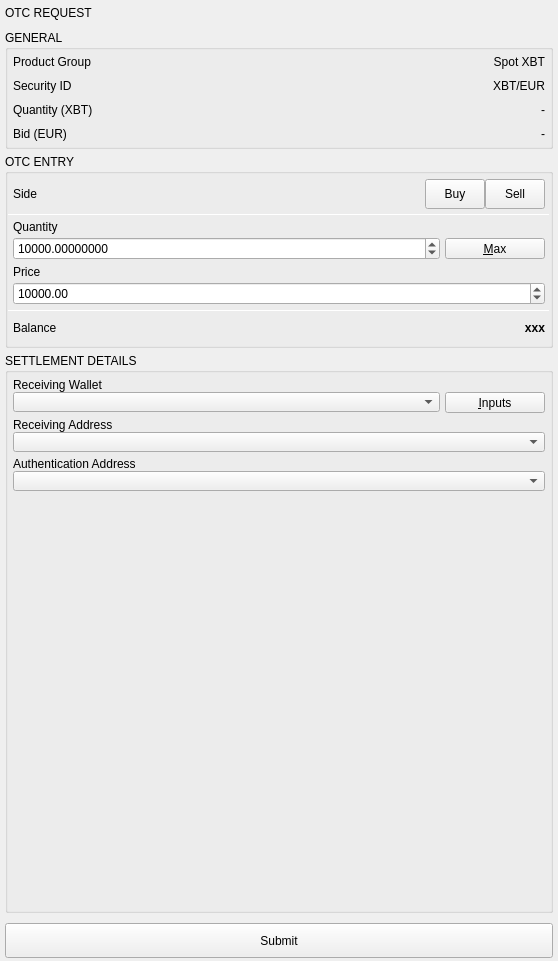
<?xml version="1.0" encoding="UTF-8"?>
<ui version="4.0">
 <class>OTCNegotiationRequestWidget</class>
 <widget class="QWidget" name="OTCNegotiationRequestWidget">
  <property name="geometry">
   <rect>
    <x>0</x>
    <y>0</y>
    <width>558</width>
    <height>961</height>
   </rect>
  </property>
  <property name="windowTitle">
   <string>Form</string>
  </property>
  <layout class="QVBoxLayout" name="verticalLayout_7">
   <property name="spacing">
    <number>5</number>
   </property>
   <property name="leftMargin">
    <number>0</number>
   </property>
   <property name="topMargin">
    <number>0</number>
   </property>
   <property name="rightMargin">
    <number>0</number>
   </property>
   <property name="bottomMargin">
    <number>0</number>
   </property>
   <item>
    <widget class="QWidget" name="headerWidget" native="true">
     <property name="minimumSize">
      <size>
       <width>0</width>
       <height>25</height>
      </size>
     </property>
     <property name="headerPanel" stdset="0">
      <bool>true</bool>
     </property>
     <layout class="QVBoxLayout" name="verticalLayout">
      <property name="spacing">
       <number>5</number>
      </property>
      <property name="leftMargin">
       <number>5</number>
      </property>
      <property name="topMargin">
       <number>0</number>
      </property>
      <property name="rightMargin">
       <number>0</number>
      </property>
      <property name="bottomMargin">
       <number>0</number>
      </property>
      <item>
       <widget class="QLabel" name="headerLabel">
        <property name="text">
         <string>OTC REQUEST</string>
        </property>
        <property name="headerLabel" stdset="0">
         <bool>true</bool>
        </property>
       </widget>
      </item>
     </layout>
    </widget>
   </item>
   <item>
    <layout class="QVBoxLayout" name="contentLayout">
     <property name="spacing">
      <number>5</number>
     </property>
     <property name="leftMargin">
      <number>5</number>
     </property>
     <property name="topMargin">
      <number>0</number>
     </property>
     <property name="rightMargin">
      <number>5</number>
     </property>
     <property name="bottomMargin">
      <number>0</number>
     </property>
     <item>
      <widget class="QGroupBox" name="groupBoxGeneral">
       <property name="title">
        <string>GENERAL</string>
       </property>
       <property name="wellGroupBoxWithButtonBar" stdset="0">
        <bool>true</bool>
       </property>
       <layout class="QVBoxLayout" name="verticalLayout_2">
        <property name="spacing">
         <number>10</number>
        </property>
        <property name="leftMargin">
         <number>5</number>
        </property>
        <property name="topMargin">
         <number>5</number>
        </property>
        <property name="rightMargin">
         <number>5</number>
        </property>
        <property name="bottomMargin">
         <number>5</number>
        </property>
        <item>
         <layout class="QHBoxLayout" name="horizontalLayout_2">
          <property name="spacing">
           <number>5</number>
          </property>
          <property name="leftMargin">
           <number>0</number>
          </property>
          <property name="rightMargin">
           <number>0</number>
          </property>
          <property name="bottomMargin">
           <number>0</number>
          </property>
          <item>
           <widget class="QLabel" name="productName">
            <property name="text">
             <string>Product Group</string>
            </property>
           </widget>
          </item>
          <item>
           <widget class="QLabel" name="productValue">
            <property name="text">
             <string>Spot XBT</string>
            </property>
            <property name="alignment">
             <set>Qt::AlignRight|Qt::AlignTrailing|Qt::AlignVCenter</set>
            </property>
            <property name="whiteLabel" stdset="0">
             <bool>true</bool>
            </property>
           </widget>
          </item>
         </layout>
        </item>
        <item>
         <layout class="QHBoxLayout" name="horizontalLayout_3">
          <property name="spacing">
           <number>5</number>
          </property>
          <property name="leftMargin">
           <number>0</number>
          </property>
          <property name="rightMargin">
           <number>0</number>
          </property>
          <item>
           <widget class="QLabel" name="securityLabel">
            <property name="text">
             <string>Security ID</string>
            </property>
           </widget>
          </item>
          <item>
           <widget class="QLabel" name="securityValue">
            <property name="text">
             <string>XBT/EUR</string>
            </property>
            <property name="alignment">
             <set>Qt::AlignRight|Qt::AlignTrailing|Qt::AlignVCenter</set>
            </property>
            <property name="whiteLabel" stdset="0">
             <bool>true</bool>
            </property>
           </widget>
          </item>
         </layout>
        </item>
        <item>
         <widget class="QWidget" name="rangeQuantity" native="true">
          <layout class="QHBoxLayout" name="sideLayout_2">
           <property name="spacing">
            <number>5</number>
           </property>
           <property name="leftMargin">
            <number>0</number>
           </property>
           <property name="topMargin">
            <number>0</number>
           </property>
           <property name="rightMargin">
            <number>0</number>
           </property>
           <property name="bottomMargin">
            <number>0</number>
           </property>
           <item>
            <widget class="QLabel" name="labelQuantityRange">
             <property name="text">
              <string>Quantity (XBT)</string>
             </property>
            </widget>
           </item>
           <item>
            <widget class="QLabel" name="labelQuantityValue">
             <property name="text">
              <string>-</string>
             </property>
             <property name="alignment">
              <set>Qt::AlignRight|Qt::AlignTrailing|Qt::AlignVCenter</set>
             </property>
             <property name="whiteLabel" stdset="0">
              <bool>true</bool>
             </property>
            </widget>
           </item>
          </layout>
         </widget>
        </item>
        <item>
         <widget class="QWidget" name="rangeBid" native="true">
          <layout class="QHBoxLayout" name="sideLayout_5">
           <property name="spacing">
            <number>5</number>
           </property>
           <property name="leftMargin">
            <number>0</number>
           </property>
           <property name="topMargin">
            <number>0</number>
           </property>
           <property name="rightMargin">
            <number>0</number>
           </property>
           <property name="bottomMargin">
            <number>0</number>
           </property>
           <item>
            <widget class="QLabel" name="labelBidRange">
             <property name="text">
              <string>Bid (EUR)</string>
             </property>
            </widget>
           </item>
           <item>
            <widget class="QLabel" name="labelBidValue">
             <property name="text">
              <string>-</string>
             </property>
             <property name="alignment">
              <set>Qt::AlignRight|Qt::AlignTrailing|Qt::AlignVCenter</set>
             </property>
             <property name="whiteLabel" stdset="0">
              <bool>true</bool>
             </property>
            </widget>
           </item>
          </layout>
         </widget>
        </item>
       </layout>
      </widget>
     </item>
     <item>
      <widget class="QGroupBox" name="groupBoxOTCDetails">
       <property name="title">
        <string>OTC ENTRY</string>
       </property>
       <property name="wellGroupBoxWithButtonBar" stdset="0">
        <bool>true</bool>
       </property>
       <layout class="QGridLayout" name="gridLayout">
        <property name="leftMargin">
         <number>0</number>
        </property>
        <property name="topMargin">
         <number>0</number>
        </property>
        <property name="rightMargin">
         <number>0</number>
        </property>
        <property name="bottomMargin">
         <number>0</number>
        </property>
        <property name="horizontalSpacing">
         <number>0</number>
        </property>
        <property name="verticalSpacing">
         <number>5</number>
        </property>
        <item row="0" column="0">
         <widget class="QWidget" name="productSideWidget" native="true">
          <property name="minimumSize">
           <size>
            <width>0</width>
            <height>0</height>
           </size>
          </property>
          <property name="maximumSize">
           <size>
            <width>16777215</width>
            <height>16777215</height>
           </size>
          </property>
          <layout class="QHBoxLayout" name="horizontalLayout_6">
           <property name="spacing">
            <number>5</number>
           </property>
           <property name="leftMargin">
            <number>5</number>
           </property>
           <property name="topMargin">
            <number>5</number>
           </property>
           <property name="rightMargin">
            <number>5</number>
           </property>
           <property name="bottomMargin">
            <number>0</number>
           </property>
           <item>
            <widget class="QWidget" name="horizontalWidgetSide" native="true">
             <property name="minimumSize">
              <size>
               <width>0</width>
               <height>0</height>
              </size>
             </property>
             <layout class="QHBoxLayout" name="horizontalLayout">
              <property name="spacing">
               <number>5</number>
              </property>
              <property name="leftMargin">
               <number>0</number>
              </property>
              <property name="topMargin">
               <number>0</number>
              </property>
              <property name="rightMargin">
               <number>0</number>
              </property>
              <property name="bottomMargin">
               <number>0</number>
              </property>
              <item>
               <widget class="QWidget" name="widget" native="true">
                <property name="sideSwitchContainer" stdset="0">
                 <bool>true</bool>
                </property>
                <layout class="QHBoxLayout" name="horizontalLayout_13">
                 <property name="spacing">
                  <number>0</number>
                 </property>
                 <property name="leftMargin">
                  <number>0</number>
                 </property>
                 <property name="topMargin">
                  <number>0</number>
                 </property>
                 <property name="rightMargin">
                  <number>0</number>
                 </property>
                 <property name="bottomMargin">
                  <number>0</number>
                 </property>
                 <item>
                  <widget class="QLabel" name="labelSide">
                   <property name="text">
                    <string>Side</string>
                   </property>
                  </widget>
                 </item>
                 <item>
                  <widget class="QPushButton" name="pushButtonBuy">
                   <property name="minimumSize">
                    <size>
                     <width>60</width>
                     <height>30</height>
                    </size>
                   </property>
                   <property name="maximumSize">
                    <size>
                     <width>60</width>
                     <height>30</height>
                    </size>
                   </property>
                   <property name="text">
                    <string>Buy</string>
                   </property>
                   <property name="checkable">
                    <bool>true</bool>
                   </property>
                   <property name="left_button" stdset="0">
                    <bool>true</bool>
                   </property>
                  </widget>
                 </item>
                 <item>
                  <widget class="QPushButton" name="pushButtonSell">
                   <property name="minimumSize">
                    <size>
                     <width>60</width>
                     <height>30</height>
                    </size>
                   </property>
                   <property name="maximumSize">
                    <size>
                     <width>60</width>
                     <height>30</height>
                    </size>
                   </property>
                   <property name="text">
                    <string>Sell</string>
                   </property>
                   <property name="checkable">
                    <bool>true</bool>
                   </property>
                   <property name="right_button" stdset="0">
                    <bool>true</bool>
                   </property>
                  </widget>
                 </item>
                </layout>
               </widget>
              </item>
             </layout>
            </widget>
           </item>
          </layout>
         </widget>
        </item>
        <item row="4" column="0">
         <widget class="Line" name="lineBeforeBalance">
          <property name="sizePolicy">
           <sizepolicy hsizetype="MinimumExpanding" vsizetype="Fixed">
            <horstretch>0</horstretch>
            <verstretch>0</verstretch>
           </sizepolicy>
          </property>
          <property name="maximumSize">
           <size>
            <width>16777215</width>
            <height>1</height>
           </size>
          </property>
          <property name="orientation">
           <enum>Qt::Horizontal</enum>
          </property>
         </widget>
        </item>
        <item row="1" column="0">
         <widget class="Line" name="lineBeforeProduct">
          <property name="sizePolicy">
           <sizepolicy hsizetype="MinimumExpanding" vsizetype="Fixed">
            <horstretch>0</horstretch>
            <verstretch>0</verstretch>
           </sizepolicy>
          </property>
          <property name="maximumSize">
           <size>
            <width>16777215</width>
            <height>1</height>
           </size>
          </property>
          <property name="orientation">
           <enum>Qt::Horizontal</enum>
          </property>
         </widget>
        </item>
        <item row="3" column="0">
         <widget class="QWidget" name="priceLayout" native="true">
          <property name="minimumSize">
           <size>
            <width>0</width>
            <height>0</height>
           </size>
          </property>
          <layout class="QVBoxLayout" name="verticalLayout_13">
           <property name="spacing">
            <number>3</number>
           </property>
           <property name="leftMargin">
            <number>5</number>
           </property>
           <property name="topMargin">
            <number>0</number>
           </property>
           <property name="rightMargin">
            <number>5</number>
           </property>
           <property name="bottomMargin">
            <number>0</number>
           </property>
           <item>
            <widget class="QLabel" name="priceLabel">
             <property name="text">
              <string>Price</string>
             </property>
            </widget>
           </item>
           <item>
            <widget class="QWidget" name="priceWidget" native="true">
             <property name="sizePolicy">
              <sizepolicy hsizetype="MinimumExpanding" vsizetype="Preferred">
               <horstretch>0</horstretch>
               <verstretch>0</verstretch>
              </sizepolicy>
             </property>
             <layout class="QHBoxLayout" name="horizontalLayout_12">
              <property name="spacing">
               <number>5</number>
              </property>
              <property name="leftMargin">
               <number>0</number>
              </property>
              <property name="topMargin">
               <number>0</number>
              </property>
              <property name="rightMargin">
               <number>0</number>
              </property>
              <property name="bottomMargin">
               <number>0</number>
              </property>
              <item>
               <widget class="QDoubleSpinBox" name="priceSpinBox">
                <property name="sizePolicy">
                 <sizepolicy hsizetype="MinimumExpanding" vsizetype="Fixed">
                  <horstretch>0</horstretch>
                  <verstretch>0</verstretch>
                 </sizepolicy>
                </property>
                <property name="maximumSize">
                 <size>
                  <width>16777215</width>
                  <height>16777215</height>
                 </size>
                </property>
                <property name="locale">
                 <locale language="C" country="AnyCountry"/>
                </property>
                <property name="decimals">
                 <number>2</number>
                </property>
                <property name="minimum">
                 <double>1.000000000000000</double>
                </property>
                <property name="maximum">
                 <double>1000000.000000000000000</double>
                </property>
                <property name="singleStep">
                 <double>5.000000000000000</double>
                </property>
                <property name="value">
                 <double>10000.000000000000000</double>
                </property>
               </widget>
              </item>
             </layout>
            </widget>
           </item>
          </layout>
         </widget>
        </item>
        <item row="2" column="0">
         <widget class="QWidget" name="QuantityLayout" native="true">
          <property name="minimumSize">
           <size>
            <width>0</width>
            <height>0</height>
           </size>
          </property>
          <layout class="QVBoxLayout" name="verticalLayout_12">
           <property name="spacing">
            <number>3</number>
           </property>
           <property name="leftMargin">
            <number>5</number>
           </property>
           <property name="topMargin">
            <number>0</number>
           </property>
           <property name="rightMargin">
            <number>5</number>
           </property>
           <property name="bottomMargin">
            <number>0</number>
           </property>
           <item>
            <widget class="QLabel" name="quantityLabel">
             <property name="text">
              <string>Quantity</string>
             </property>
            </widget>
           </item>
           <item>
            <widget class="QWidget" name="quantityWidget_2" native="true">
             <property name="sizePolicy">
              <sizepolicy hsizetype="MinimumExpanding" vsizetype="Preferred">
               <horstretch>0</horstretch>
               <verstretch>0</verstretch>
              </sizepolicy>
             </property>
             <layout class="QHBoxLayout" name="horizontalLayout_8">
              <property name="spacing">
               <number>5</number>
              </property>
              <property name="leftMargin">
               <number>0</number>
              </property>
              <property name="topMargin">
               <number>0</number>
              </property>
              <property name="rightMargin">
               <number>0</number>
              </property>
              <property name="bottomMargin">
               <number>0</number>
              </property>
              <item>
               <widget class="QDoubleSpinBox" name="quantitySpinBox">
                <property name="sizePolicy">
                 <sizepolicy hsizetype="MinimumExpanding" vsizetype="Fixed">
                  <horstretch>0</horstretch>
                  <verstretch>0</verstretch>
                 </sizepolicy>
                </property>
                <property name="maximumSize">
                 <size>
                  <width>16777215</width>
                  <height>16777215</height>
                 </size>
                </property>
                <property name="locale">
                 <locale language="C" country="AnyCountry"/>
                </property>
                <property name="decimals">
                 <number>8</number>
                </property>
                <property name="minimum">
                 <double>0.000000000000000</double>
                </property>
                <property name="maximum">
                 <double>1000000.000000000000000</double>
                </property>
                <property name="singleStep">
                 <double>5.000000000000000</double>
                </property>
                <property name="value">
                 <double>10000.000000000000000</double>
                </property>
               </widget>
              </item>
              <item alignment="Qt::AlignVCenter">
               <widget class="QPushButton" name="quantityMaxButton">
                <property name="minimumSize">
                 <size>
                  <width>100</width>
                  <height>21</height>
                 </size>
                </property>
                <property name="maximumSize">
                 <size>
                  <width>100</width>
                  <height>21</height>
                 </size>
                </property>
                <property name="text">
                 <string>&amp;Max</string>
                </property>
               </widget>
              </item>
             </layout>
            </widget>
           </item>
          </layout>
         </widget>
        </item>
        <item row="5" column="0">
         <widget class="QWidget" name="balanceLayout" native="true">
          <property name="minimumSize">
           <size>
            <width>0</width>
            <height>0</height>
           </size>
          </property>
          <layout class="QHBoxLayout" name="horizontalLayout_10">
           <property name="spacing">
            <number>3</number>
           </property>
           <property name="leftMargin">
            <number>5</number>
           </property>
           <property name="topMargin">
            <number>5</number>
           </property>
           <property name="rightMargin">
            <number>5</number>
           </property>
           <property name="bottomMargin">
            <number>10</number>
           </property>
           <item>
            <widget class="QLabel" name="cashBalanceLabel">
             <property name="text">
              <string>Balance</string>
             </property>
            </widget>
           </item>
           <item>
            <widget class="QLabel" name="labelBalanceValue">
             <property name="styleSheet">
              <string notr="true">font-weight: bold;</string>
             </property>
             <property name="text">
              <string>xxx</string>
             </property>
             <property name="alignment">
              <set>Qt::AlignRight|Qt::AlignTrailing|Qt::AlignVCenter</set>
             </property>
             <property name="whiteLabel" stdset="0">
              <bool>true</bool>
             </property>
            </widget>
           </item>
          </layout>
         </widget>
        </item>
       </layout>
      </widget>
     </item>
     <item>
      <widget class="QGroupBox" name="groupBoxSettlementDetails">
       <property name="title">
        <string>SETTLEMENT DETAILS</string>
       </property>
       <property name="wellGroupBoxWithButtonBar" stdset="0">
        <bool>true</bool>
       </property>
       <layout class="QVBoxLayout" name="verticalLayout_6">
        <property name="spacing">
         <number>5</number>
        </property>
        <property name="leftMargin">
         <number>5</number>
        </property>
        <property name="topMargin">
         <number>5</number>
        </property>
        <property name="rightMargin">
         <number>5</number>
        </property>
        <property name="bottomMargin">
         <number>5</number>
        </property>
        <item>
         <layout class="QVBoxLayout" name="verticalLayout_5">
          <property name="spacing">
           <number>0</number>
          </property>
          <item>
           <widget class="QLabel" name="labelWallet">
            <property name="text">
             <string>Receiving Wallet</string>
            </property>
           </widget>
          </item>
          <item>
           <layout class="QHBoxLayout" name="horizontalLayout_5">
            <property name="spacing">
             <number>5</number>
            </property>
            <item>
             <widget class="QComboBox" name="comboBoxXBTWallets">
              <property name="sizePolicy">
               <sizepolicy hsizetype="MinimumExpanding" vsizetype="Fixed">
                <horstretch>0</horstretch>
                <verstretch>0</verstretch>
               </sizepolicy>
              </property>
              <property name="minimumSize">
               <size>
                <width>0</width>
                <height>20</height>
               </size>
              </property>
              <property name="maximumSize">
               <size>
                <width>16777215</width>
                <height>20</height>
               </size>
              </property>
             </widget>
            </item>
            <item>
             <widget class="QPushButton" name="toolButtonXBTInputs">
              <property name="minimumSize">
               <size>
                <width>100</width>
                <height>21</height>
               </size>
              </property>
              <property name="maximumSize">
               <size>
                <width>100</width>
                <height>21</height>
               </size>
              </property>
              <property name="text">
               <string>&amp;Inputs</string>
              </property>
             </widget>
            </item>
           </layout>
          </item>
         </layout>
        </item>
        <item>
         <layout class="QVBoxLayout" name="verticalLayout_4">
          <property name="spacing">
           <number>0</number>
          </property>
          <item>
           <widget class="QLabel" name="receivingAddressLabel">
            <property name="text">
             <string>Receiving Address</string>
            </property>
           </widget>
          </item>
          <item>
           <widget class="QComboBox" name="receivingAddressComboBox">
            <property name="sizePolicy">
             <sizepolicy hsizetype="MinimumExpanding" vsizetype="Fixed">
              <horstretch>0</horstretch>
              <verstretch>0</verstretch>
             </sizepolicy>
            </property>
            <property name="minimumSize">
             <size>
              <width>0</width>
              <height>20</height>
             </size>
            </property>
            <property name="maximumSize">
             <size>
              <width>16777215</width>
              <height>20</height>
             </size>
            </property>
           </widget>
          </item>
         </layout>
        </item>
        <item>
         <layout class="QVBoxLayout" name="verticalLayout_3">
          <property name="spacing">
           <number>0</number>
          </property>
          <item>
           <widget class="QLabel" name="authenticationAddressLabel">
            <property name="text">
             <string>Authentication Address</string>
            </property>
           </widget>
          </item>
          <item>
           <widget class="QComboBox" name="authenticationAddressComboBox">
            <property name="sizePolicy">
             <sizepolicy hsizetype="MinimumExpanding" vsizetype="Fixed">
              <horstretch>0</horstretch>
              <verstretch>0</verstretch>
             </sizepolicy>
            </property>
            <property name="minimumSize">
             <size>
              <width>0</width>
              <height>20</height>
             </size>
            </property>
            <property name="maximumSize">
             <size>
              <width>16777215</width>
              <height>20</height>
             </size>
            </property>
           </widget>
          </item>
         </layout>
        </item>
        <item>
         <spacer name="verticalSpacer">
          <property name="orientation">
           <enum>Qt::Vertical</enum>
          </property>
          <property name="sizeHint" stdset="0">
           <size>
            <width>20</width>
            <height>40</height>
           </size>
          </property>
         </spacer>
        </item>
       </layout>
      </widget>
     </item>
    </layout>
   </item>
   <item>
    <widget class="QWidget" name="widgetButtons" native="true">
     <property name="minimumSize">
      <size>
       <width>0</width>
       <height>0</height>
      </size>
     </property>
     <property name="buttonBar" stdset="0">
      <bool>true</bool>
     </property>
     <layout class="QHBoxLayout" name="horizontalLayout_4">
      <property name="spacing">
       <number>5</number>
      </property>
      <property name="leftMargin">
       <number>5</number>
      </property>
      <property name="topMargin">
       <number>5</number>
      </property>
      <property name="rightMargin">
       <number>5</number>
      </property>
      <property name="bottomMargin">
       <number>3</number>
      </property>
      <item>
       <widget class="QPushButton" name="pushButtonAcceptRequest">
        <property name="minimumSize">
         <size>
          <width>0</width>
          <height>35</height>
         </size>
        </property>
        <property name="styleSheet">
         <string notr="true"/>
        </property>
        <property name="text">
         <string>Submit</string>
        </property>
       </widget>
      </item>
     </layout>
    </widget>
   </item>
  </layout>
 </widget>
 <resources/>
 <connections/>
</ui>
